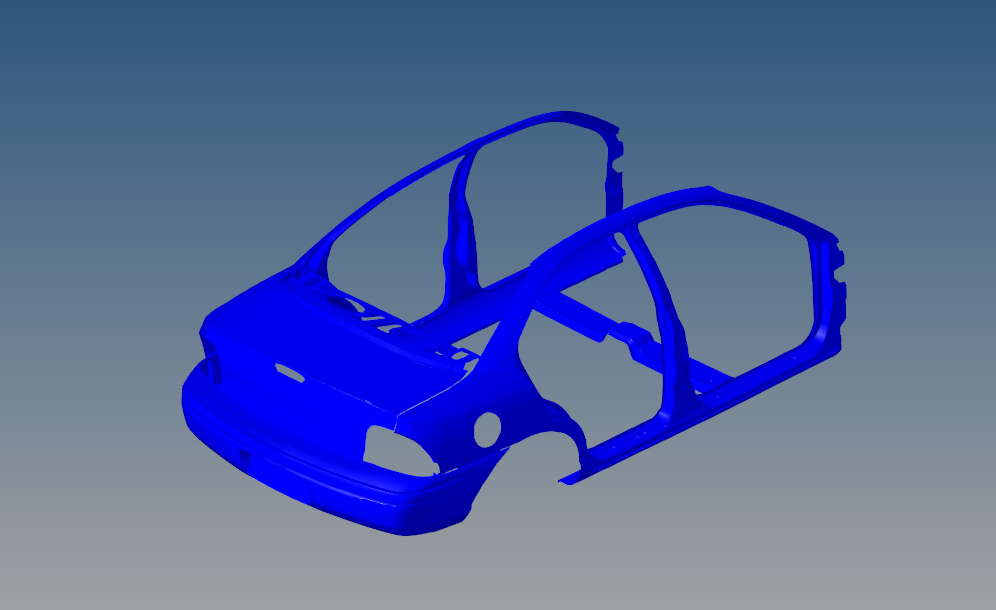
#> input picture assignment_1/Challenge_1.PNG, 996 x 610 px
$ jupyter execute assignment_1.ipynb
#> lines starting #> are read from the running program, lines starting #| are printed output that depends on the picture
[cell 1]
import numpy as np
import cv2
import matplotlib.pyplot as plot

[cell 2]
def display_img(disp_img, title ='img_display'):
    cv2.imshow(title,disp_img)
    cv2.waitKey(0)

[cell 3]
def read_img(path):
#> called with path = 'assignment_1/Challenge_1.PNG'
    img_matrix = cv2.imread(path)
#> img_matrix is the input picture: shape (610, 996, 3); mean B, G, R 156.2, 102.1, 84.1
    display_img(img_matrix)
    return img_matrix

[cell 4]
def rotate_img(img,angle,scale):
#> called with angle = 140, scale = 1
    height,width = img.shape[:2]
#> height = 610; width = 996
    img_center = (width/2, height/2) # rotate image at its center
#> img_center = (498, 305)
    transformation_matrix = cv2.getRotationMatrix2D(img_center, angle, scale) # returns Transformation Matrix M, center of rotation
    transformed_matrix = cv2.warpAffine(img, transformation_matrix, (width, height)) # returns transformed matrix (rotated image)
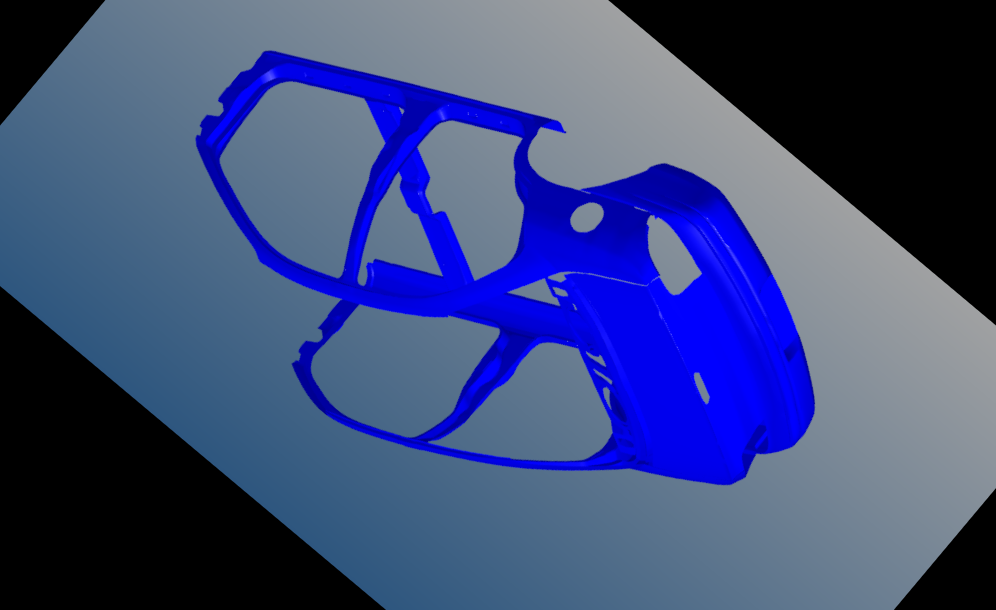
#> transformed_matrix: shape (610, 996, 3); mean B, G, R 123.3, 73.9, 60.8
    return transformed_matrix

[cell 5]
def crop_img(img,h1,h2,w1,w2):
    cropped = img[h1:h2,w1:w2]
    return cropped

[cell 6]
input_img = read_img('assignment_1/Challenge_1.PNG')

[cell 7]
# Rotated Image
img_rotated =  rotate_img(input_img,angle = 140,scale = 1)
display_img(img_rotated,'rotated_img')

[cell 8]
# 50% scale reduced image
height,width = input_img.shape[:2]
#> height = 610; width = 996
x = int(width/2) #scaling 50% of x
#> x = 498
y = int(height/2) #scaling 50% of y
#> y = 305
resized_img = cv2.resize(img_rotated,(x,y))
display_img(resized_img,'resized_img')

[cell 9]
# cropped image
cropped_img = crop_img(input_img,90,570,160,880)
#> in crop_img, `cropped = img[h1:h2,w1:w2]`:
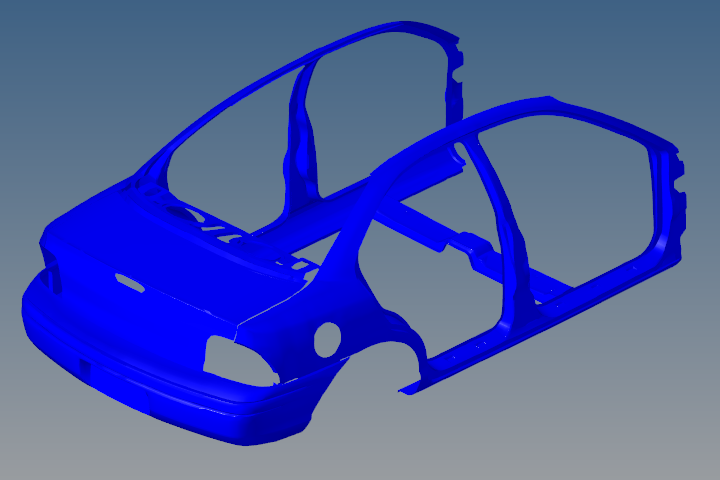
#> cropped: shape (480, 720, 3); mean B, G, R 166.6, 88.9, 74.7
display_img(cropped_img,'cropped_img')

[cell 10]
input_img.shape
#> Out = (610, 996, 3)
